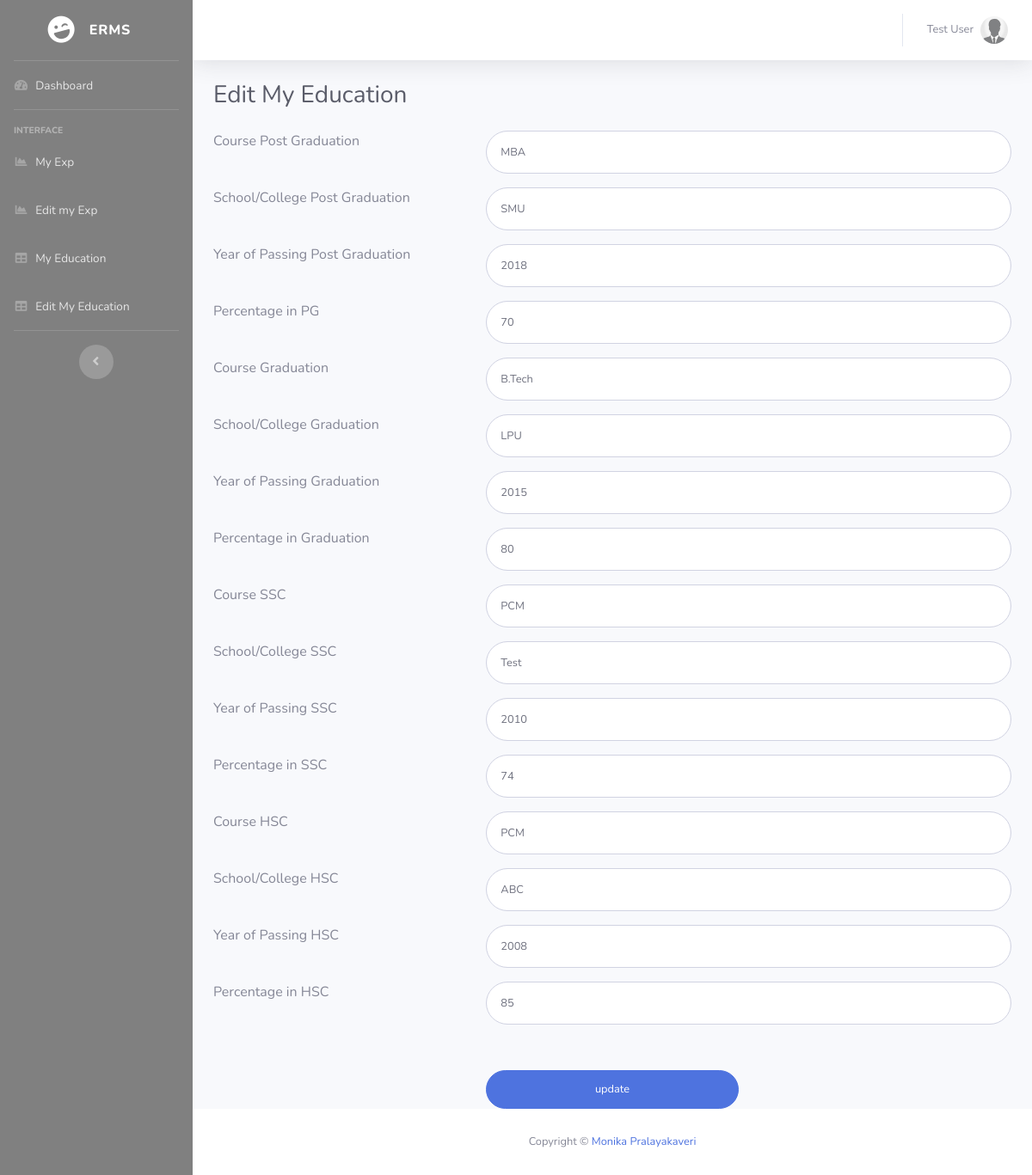
Screenshot of /editmyeducation.php (signed in) with the database file from the repository.
### tables this page shows
CREATE TABLE `employeedetail` (
  `ID` int(11) NOT NULL,
  `EmpFname` varchar(50) DEFAULT NULL,
  `EmpLName` varchar(50) NOT NULL,
  `EmpCode` varchar(50) DEFAULT NULL,
  `EmpDept` varchar(120) DEFAULT NULL,
  `EmpDesignation` varchar(120) DEFAULT NULL,
  `EmpContactNo` bigint(10) DEFAULT NULL,
  `EmpGender` enum('Male','Female') DEFAULT NULL,
  `EmpEmail` varchar(200) DEFAULT NULL,
  `EmpPassword` varchar(100) DEFAULT NULL,
  `EmpJoingdate` date DEFAULT NULL,
  `PostingDate` timestamp NOT NULL DEFAULT CURRENT_TIMESTAMP
);

CREATE TABLE `empeducation` (
  `Id` int(11) NOT NULL,
  `EmpID` int(10) DEFAULT NULL,
  `CoursePG` varchar(45) DEFAULT NULL,
  `SchoolCollegePG` varchar(45) DEFAULT NULL,
  `YearPassingPG` varchar(45) DEFAULT NULL,
  `PercentagePG` varchar(4) DEFAULT NULL,
  `CourseGra` varchar(45) DEFAULT NULL,
  `SchoolCollegeGra` varchar(45) DEFAULT NULL,
  `YearPassingGra` varchar(45) DEFAULT NULL,
  `PercentageGra` varchar(4) DEFAULT NULL,
  `CourseSSC` varchar(45) DEFAULT NULL,
  `SchoolCollegeSSC` varchar(45) DEFAULT NULL,
  `YearPassingSSC` varchar(45) DEFAULT NULL,
  `PercentageSSC` varchar(4) DEFAULT NULL,
  `CourseHSC` varchar(45) DEFAULT NULL,
  `SchoolCollegeHSC` varchar(45) DEFAULT NULL,
  `YearPassingHSC` varchar(45) DEFAULT NULL,
  `PercentageHSC` varchar(4) DEFAULT NULL
);

### editmyeducation.php (the view, shortened to what this page needs)
<?php
include('includes/dbconnection.php');
if (strlen($_SESSION['uid']==0)) {
  header('location:logout.php');
  } else{
  ?>
<!DOCTYPE html>
<html lang="en">
<head>
  <link href="vendor/fontawesome-free/css/all.min.css" rel="stylesheet" type="text/css">
  <link href="css/sb-admin-2.min.css" rel="stylesheet">
</head>
<body id="page-top">
  <div id="wrapper">
  <?php include_once('includes/sidebar.php')?>
    <div id="content-wrapper" class="d-flex flex-column">
      <div id="content">
         <?php include_once('includes/header.php')?>
        <div class="container-fluid">
          <h1 class="h3 mb-4 text-gray-800">Edit My Education</h1>
<form class="user" method="post" action="">
   <?php
 $cid=$_SESSION['uid'];
$ret=mysqli_query($con,"select * from empeducation where EmpID='$cid'");
$num=mysqli_num_rows($ret);
if($num>0){
while ($row=mysqli_fetch_array($ret)) {
?>
               <div class="row">
                <div class="col-4 mb-3">Course Post Graduation</div>
                   <div class="col-8 mb-3">   <input type="text" class="form-control form-control-user" id="coursepg" name="coursepg" aria-describedby="emailHelp" value="<?php  echo $row['CoursePG'];?>"></div>
                    </div>
                    <div class="row">
                      <div class="col-4 mb-3">School/College Post Graduation </div>
                     <div class="col-8 mb-3">  <input type="text" class="form-control form-control-user" id="schoolclgpg" name="schoolclgpg" aria-describedby="emailHelp" value="<?php  echo $row['SchoolCollegePG'];?>"></div>
                     </div>
                    <div class="row">
                    <div class="col-4 mb-3">Year of Passing Post Graduation </div>
                    <div class="col-8 mb-3">
                      <input type="text" class="form-control form-control-user" id="yoppg" name="yoppg" aria-describedby="emailHelp" value="<?php  echo $row['YearPassingPG'];?>"></div>
                    </div>
                    <div class="row">
                      <div class="col-4 mb-3">Percentage in PG</div>
                     <div class="col-8 mb-3">
                      <input type="text" class="form-control form-control-user" id="pipg" name="pipg" aria-describedby="emailHelp" value="<?php  echo $row['PercentagePG'];?>">
                    </div></div>
                    <div class="row">
                <div class="col-4 mb-3">Course Graduation</div>
                   <div class="col-8 mb-3">   <input type="text" class="form-control form-control-user" id="coursegra" name="coursegra" aria-describedby="emailHelp" required="true" value="<?php  echo $row['CourseGra'];?>"></div>
                    </div>
                    <div class="row">
                      <div class="col-4 mb-3">School/College Graduation </div>
                     <div class="col-8 mb-3">  <input type="text" class="form-control form-control-user" id="schoolclggra" name="schoolclggra" aria-describedby="emailHelp" required="true" value="<?php  echo $row['SchoolCollegeGra'];?>"></div>
                     </div>
                    <div class="row">
                    <div class="col-4 mb-3">Year of Passing Graduation </div>
                    <div class="col-8 mb-3">
                      <input type="text" class="form-control form-control-user" id="yopgra" name="yopgra" aria-describedby="emailHelp" required="true" value="<?php  echo $row['YearPassingGra'];?>"></div>
                    </div>
                    <div class="row">
                      <div class="col-4 mb-3">Percentage in Graduation</div>
                     <div class="col-8 mb-3">
                      <input type="text" class="form-control form-control-user" id="pigra" name="pigra" aria-describedby="emailHelp" required="true" value="<?php  echo $row['PercentageGra'];?>">
                    </div></div>
                    <div class="row">
                <div class="col-4 mb-3">Course SSC</div>
                   <div class="col-8 mb-3">   <input type="text" class="form-control form-control-user" id="coursessc" name="coursessc" aria-describedby="emailHelp" required="true" value="<?php  echo $row['CourseSSC'];?>"></div>
                    </div>
                    <div class="row">
                      <div class="col-4 mb-3">School/College SSC </div>
                     <div class="col-8 mb-3">  <input type="text" class="form-control form-control-user" id="schoolclgssc" name="schoolclgssc" aria-describedby="emailHelp" required="true" value="<?php  echo $row['SchoolCollegeSSC'];?>"></div>
                     </div>
                    <div class="row">
                    <div class="col-4 mb-3">Year of Passing SSC </div>
                    <div class="col-8 mb-3">
                      <input type="text" class="form-control form-control-user" id="yopssc" name="yopssc" aria-describedby="emailHelp" required="true" value="<?php  echo $row['YearPassingSSC'];?>"></div>
                    </div>
                    <div class="row">
                      <div class="col-4 mb-3">Percentage in SSC</div>
                     <div class="col-8 mb-3">
                      <input type="text" class="form-control form-control-user" id="pissc" name="pissc" aria-describedby="emailHelp" required="true" value="<?php  echo $row['PercentageSSC'];?>">
                    </div></div>
                    <div class="row">
                <div class="col-4 mb-3">Course HSC</div>
                   <div class="col-8 mb-3">   <input type="text" class="form-control form-control-user" id="coursehsc" name="coursehsc" aria-describedby="emailHelp" required="true" value="<?php  echo $row['CourseHSC'];?>"></div>
                    </div>
                    <div class="row">
                      <div class="col-4 mb-3">School/College HSC </div>
                     <div class="col-8 mb-3">  <input type="text" class="form-control form-control-user" id="schoolclghsc" name="schoolclghsc" aria-describedby="emailHelp" required="true" value="<?php  echo $row['SchoolCollegeHSC'];?>"></div>
                     </div>
                    <div class="row">
                    <div class="col-4 mb-3">Year of Passing HSC </div>
                    <div class="col-8 mb-3">
                      <input type="text" class="form-control form-control-user" id="yophsc" name="yophsc" aria-describedby="emailHelp" required="true" value="<?php  echo $row['YearPassingHSC'];?>"></div>
                    </div>
                    <div class="row">
                      <div class="col-4 mb-3">Percentage in HSC</div>
                     <div class="col-8 mb-3">
                      <input type="text" class="form-control form-control-user" id="pihsc" name="pihsc" aria-describedby="emailHelp" required="true" value="<?php  echo $row['PercentageHSC'];?>">
                    </div></div>
                    <?php } ?>
                    <div class="row" style="margin-top:4%">
                      <div class="col-4"></div>
                      <div class="col-4">
                      <input type="submit" name="submit"  value="update" class="btn btn-primary btn-user btn-block">
                    </div>
                    </div>
                  </form>
<?php } else {?>
  <div class="row" style="margin-top:4%">
                      <div class="col-12" style="font-size:18px; color:red;">First Add your education details after that you can edit education details.</div>
                    </div>
<?php } ?>
        </div>
      </div>
   <?php include_once('includes/footer.php');?>
    </div>
  </div>
</body>
</html>
<?php }  ?>

### includes/header.php (shortened to what this page needs)
 <nav class="navbar navbar-expand navbar-light bg-white topbar mb-4 static-top shadow">
          <ul class="navbar-nav ml-auto">
            <li class="nav-item dropdown no-arrow">
              <a class="nav-link dropdown-toggle" href="#" id="userDropdown" role="button" data-toggle="dropdown" aria-haspopup="true" aria-expanded="false">
<?php
$empid=$_SESSION['uid'];
$ret=mysqli_query($con,"select EmpFname,EmpLname from employeedetail where ID='$empid'");
$row=mysqli_fetch_array($ret);
$fname=$row['EmpFname'];
$lname=$row['EmpLname'];
?>
                <span class="mr-2 d-none d-lg-inline text-gray-600 small"><?php echo $fname." ".$lname; ?></span>
                <img class="img-profile rounded-circle" src="img/icon.jpg">
              </a>
            </li>
          </ul>
        </nav>

### rows the page displays
employeedetail: EmpFname "Test", EmpLName "User"
empeducation: coursepg "MBA", schoolclgpg "SMU", yoppg "2018", pipg "70", coursegra "B.Tech", schoolclggra "LPU", yopgra "2015", pigra "80", coursessc "PCM", schoolclgssc "Test", yopssc "2010", pissc "74", coursehsc "PCM", schoolclghsc "ABC", yophsc "2008", pihsc "85"
